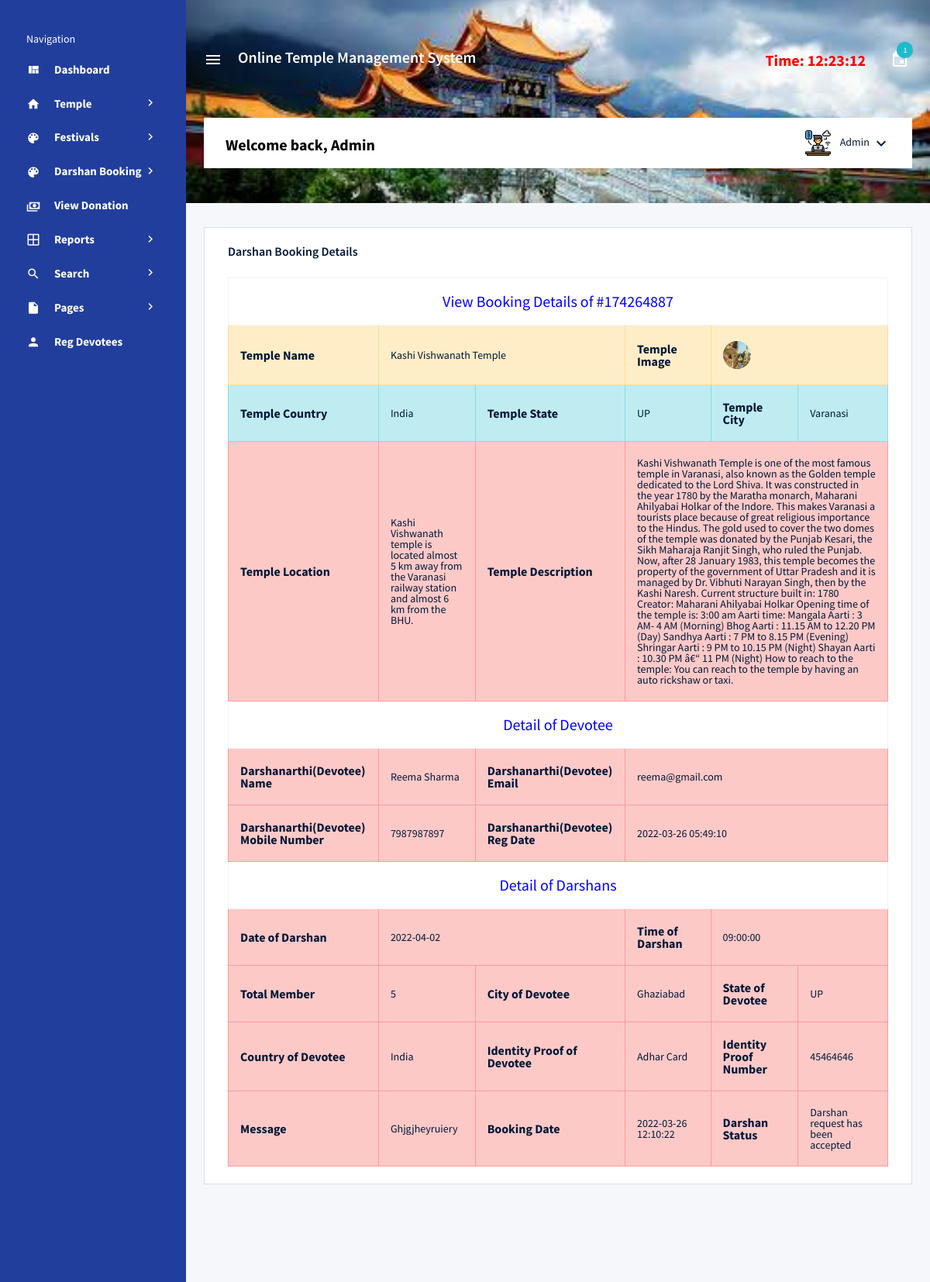
The page /otms/admin/view-booking-details.php?id=1 (signed in) on the database its author committed.
### tables this page shows
CREATE TABLE `tblbookdarshan` (
  `ID` int(5) NOT NULL,
  `BookingNumber` int(10) DEFAULT NULL,
  `UserID` int(5) DEFAULT NULL,
  `TempleID` int(5) DEFAULT NULL,
  `DateofDarshan` date DEFAULT NULL,
  `TimeofDarshan` time DEFAULT NULL,
  `TotalMember` int(10) DEFAULT NULL,
  `City` varchar(250) DEFAULT NULL,
  `State` varchar(250) DEFAULT NULL,
  `Country` varchar(250) DEFAULT NULL,
  `IdentityProof` varchar(250) DEFAULT NULL,
  `IdentityProofnumber` int(10) DEFAULT NULL,
  `Message` mediumtext DEFAULT NULL,
  `BookingDate` timestamp NULL DEFAULT current_timestamp(),
  `Remark` varchar(250) DEFAULT NULL,
  `Status` varchar(250) DEFAULT NULL,
  `UpdationDate` timestamp NULL DEFAULT current_timestamp()
);

CREATE TABLE `tbltemple` (
  `ID` int(5) NOT NULL,
  `TempleName` varchar(250) DEFAULT NULL,
  `TempleLocation` varchar(250) DEFAULT NULL,
  `City` varchar(250) DEFAULT NULL,
  `State` varchar(250) DEFAULT NULL,
  `Country` varchar(250) DEFAULT NULL,
  `Description` mediumtext DEFAULT NULL,
  `TempleImage1` varchar(250) DEFAULT NULL,
  `TempleImage2` varchar(250) DEFAULT NULL,
  `TempleImage3` varchar(250) DEFAULT NULL,
  `CreationDate` timestamp NULL DEFAULT current_timestamp()
);

CREATE TABLE `tbluser` (
  `ID` int(10) NOT NULL,
  `FirstName` varchar(120) DEFAULT NULL,
  `LastName` varchar(120) DEFAULT NULL,
  `MobileNumber` bigint(10) DEFAULT NULL,
  `Email` varchar(120) DEFAULT NULL,
  `Password` varchar(120) DEFAULT NULL,
  `RegDate` timestamp NULL DEFAULT current_timestamp()
);

### otms/admin/view-booking-details.php (the view, shortened to what this page needs)
<?php session_start();
include('includes/config.php');
if(strlen($_SESSION['aid'])==0)
  {
header('location:login.php');
}
else{
  ?>
<!DOCTYPE html>
<html lang="en">
<head>
  <link rel="stylesheet" href="vendors/mdi/css/materialdesignicons.min.css">
  <link rel="stylesheet" href="vendors/css/vendor.bundle.base.css">
  <link rel="stylesheet" href="css/style.css">
</head>
<body>
  <div class="container-scroller d-flex">
    <?php include_once('includes/sidebar.php');?>
    <div class="container-fluid page-body-wrapper">
      <?php include_once('includes/header.php');?>
      <div class="main-panel">
        <div class="content-wrapper">
          <div class="row">
            <div class="col-lg-12 stretch-card">
              <div class="card">
                <div class="card-body" id="print2">
                  <h4 class="card-title">Darshan booking Details</h4>
                  <div class="table-responsive pt-3">
                    <?php
 $viewid=$_GET['id'];
$ret=mysqli_query($con,"select tbluser.ID as uid,tbluser.FirstName,tbluser.LastName,tbluser.MobileNumber,tbluser.Email,tbluser.RegDate,tbltemple.ID as tid,tbltemple.TempleName,tbltemple.TempleLocation,tbltemple.City as tcity,tbltemple.State as tstate,tbltemple.Country as tcountry,tbltemple.Description,tbltemple.TempleImage1,tblbookdarshan.ID as bid,tblbookdarshan.BookingNumber,tblbookdarshan.UserID,tblbookdarshan.TempleID,tblbookdarshan.DateofDarshan,tblbookdarshan.TimeofDarshan,tblbookdarshan.TotalMember,tblbookdarshan.City as dcity,tblbookdarshan.State as dstate,tblbookdarshan.Country as dcountry,tblbookdarshan.IdentityProof,tblbookdarshan.IdentityProofnumber,tblbookdarshan.Message,tblbookdarshan.BookingDate,tblbookdarshan.Status from tblbookdarshan join tbluser on tbluser.ID=tblbookdarshan.UserID join tbltemple on tbltemple.ID=tblbookdarshan.TempleID where tblbookdarshan.ID='$viewid'");
$cnt=1;
while ($row=mysqli_fetch_array($ret)) {
?>
                    <table class="table table-bordered">
 <tr>
<td colspan="6" align="center" style="font-size:20px;color:blue">
 View Booking Details of #<?php echo htmlentities($row['BookingNumber']);?></td> </tr>
 <tr class="table-warning">
    <th>Temple Name</th>
    <td colspan="2"><?php echo htmlentities($row['TempleName']);?></td>
    <th>Temple Image</th>
    <td colspan="2"><img src="templeimages/<?php echo htmlentities($row['TempleImage1']);?>"></td>
  </tr>
 <tr class="table-info">
  <th>Temple Country</th>
    <td><?php echo htmlentities($row['tcountry']);?></td>
    <th>Temple State</th>
    <td><?php echo htmlentities($row['tstate']);?></td>
    <th>Temple City</th>
    <td><?php  echo $row['tcity'];?></td>
  </tr>
  <tr class="table-danger">
    <th>Temple Location</th>
    <td><?php echo htmlentities($row['TempleLocation']);?></td>
    <th>Temple Description</th>
    <td colspan="4"><?php  echo $row['Description'];?></td>
  </tr>
 <tr>
<td colspan="6" align="center" style="font-size:20px;color:blue">
 Detail of Devotee</td> </tr>
 <tr class="table-danger">
    <th>Darshanarthi(Devotee) Name</th>
    <td> <?php echo htmlentities($row['FirstName']);?>  <?php echo htmlentities($row['LastName']);?></td>
    <th>Darshanarthi(Devotee) Email</th>
    <td colspan="4"><?php  echo $row['Email'];?></td>
  </tr>
  <tr class="table-danger">
    <th>Darshanarthi(Devotee) Mobile Number</th>
    <td><?php echo htmlentities($row['MobileNumber']);?></td>
    <th>Darshanarthi(Devotee) Reg Date</th>
    <td colspan="4"><?php  echo $row['RegDate'];?></td>
  </tr>
<tr>
  <td colspan="6" align="center" style="font-size:20px;color:blue">
 Detail of Darshans</td> </tr>
 <tr class="table-danger">
    <th>Date of Darshan</th>
    <td colspan="2"><?php echo htmlentities($row['DateofDarshan']);?></td>
    <th>Time of Darshan</th>
    <td colspan="2"><?php  echo $row['TimeofDarshan'];?></td>
  </tr>
  <tr class="table-danger">
    <th>Total Member</th>
    <td><?php echo htmlentities($row['TotalMember']);?></td>
    <th>City of Devotee</th>
    <td><?php  echo $row['dcity'];?></td>
     <th>State of Devotee</th>
    <td><?php echo htmlentities($row['dstate']);?></td>
  </tr>
  <tr class="table-danger">
    <th>Country of Devotee</th>
    <td><?php  echo $row['dcountry'];?></td>
    <th>Identity Proof of Devotee</th>
    <td><?php echo htmlentities($row['IdentityProof']);?></td>
    <th>Identity Proof Number</th>
    <td><?php  echo $row['IdentityProofnumber'];?></td>
  </tr>
  <tr class="table-danger">
    <th>Message</th>
    <td><?php echo htmlentities($row['Message']);?></td>
    <th>Booking Date</th>
    <td><?php  echo $row['BookingDate'];?></td>
    <th>Darshan Status</th>
    <td> <?php
if($row['Status']=="Accepted")
{
  echo "Darshan request has been accepted";
}
     ;?></td>
  </tr>
</table>
           <?php $cnt=$cnt+1; } ?>
              </div>
                  </div>
                </div>
              </div>
            </div>
          </div>
        </div>
      </div>
    </div>
</body>
</html><?php } ?>

### otms/admin/includes/header.php (shortened to what this page needs)
<nav class="navbar col-lg-12 col-12 px-0 py-0 py-lg-4 d-flex flex-row">
        <div class="navbar-menu-wrapper d-flex align-items-center justify-content-end">
          <button class="navbar-toggler navbar-toggler align-self-center" type="button" data-toggle="minimize">
            <span class="mdi mdi-menu"></span>
          </button>
          <div class="navbar-brand-wrapper">
            <h4 style="color: white; padding-right: 20px;padding-left: 20px;">Online Temple Management System</h4>
          </div>
          <?php
$admid=$_SESSION['aid'];
$ret=mysqli_query($con,"select AdminName from tbladmin where ID='$admid'");
$row=mysqli_fetch_array($ret);
$name=$row['AdminName'];
?>
          <ul class="navbar-nav navbar-nav-right">
            <li class="nav-item">
              <h4 class="mb-0 font-weight-bold d-none d-xl-block" style="color: red;">Time: <?php
  echo $runningTime = date('h:i:s');
?></h4>
            </li>
            <li class="nav-item dropdown mr-1">
              <?php
$ret1=mysqli_query($con,"select tbluser.FirstName,tblbookdarshan.ID,tblbookdarshan.BookingNumber,BookingDate from tblbookdarshan join tbluser on tbluser.ID=tblbookdarshan.UserId where tblbookdarshan.Status is null || tblbookdarshan.Status=''");
$num=mysqli_num_rows($ret1);
?>
              <a class="nav-link count-indicator dropdown-toggle d-flex justify-content-center align-items-center" id="messageDropdown" href="#" data-toggle="dropdown">
                <i class="mdi mdi-calendar mx-0"></i>
                <span class="count bg-info"><?php echo $num;?></span>
              </a>
            </li>
          </ul>
        </div>
        <div class="navbar-menu-wrapper navbar-search-wrapper d-none d-lg-flex align-items-center">
        <ul class="navbar-nav mr-lg-2">
            <li class="nav-item nav-search d-none d-lg-block">
              <div class="input-group">
                         <h4 class="font-weight-bold mb-0 d-none d-md-block mt-1" style="color:#000">Welcome back, <?php echo $name; ?></h4>
              </div>
            </li>
          </ul>
          <ul class="navbar-nav navbar-nav-right">
            <li class="nav-item nav-profile dropdown">
              <a class="nav-link dropdown-toggle" href="#" data-toggle="dropdown" id="profileDropdown">
                <img src="images/administrator.png" alt="profile"/>
                <span class="nav-profile-name"><?php echo $name; ?></span>
              </a>
            </li>
          </ul>
        </div>
      </nav>

### rows shown on the page
tblbookdarshan: BookingNumber "174264887", TempleID.TempleName "Kashi Vishwanath Temple", TempleID.TempleImage1 (picture), TempleID.Country "India", TempleID.State "UP", TempleID.City "Varanasi", TempleID.TempleLocation "Kashi Vishwanath temple is located almost 5 km away from the Varanasi railway station and almost 6 km from the BHU.", TempleID.Description "Kashi Vishwanath Temple is one of the most famous temple in Varanasi, also known as the Golden temple dedicated to the Lord Shiva. It was constructed in the year 1780 by the Maratha monarch, Maharani Ahilyabai Holkar of the Indore. This makes Varanasi a tourists place because of great religious importance to the Hindus. The gold used to cover the two domes of the temple was donated by the Punjab Kesari, the Sikh Maharaja Ranjit Singh, who ruled the Punjab. Now, after 28 January 1983, this temple becomes the property of the government of Uttar Pradesh and it is managed by Dr. Vibhuti Narayan Singh, then by the Kashi Naresh. Current structure built in: 1780 Creator: Maharani Ahilyabai Holkar…", UserID.FirstName "Reema", UserID.LastName "Sharma", UserID.Email "reema@gmail.com", UserID.MobileNumber "7987987897", UserID.RegDate "2022-03-26 05:49:10", DateofDarshan "2022-04-02", TimeofDarshan "09:00:00", TotalMember "5", City "Ghaziabad", State "UP", Country "India", IdentityProof "Adhar Card", IdentityProofnumber "45464646", Message "Ghjgjheyruiery", BookingDate "2022-03-26 12:10:22", Status "Darshan request has been accepted"

### other values the page prints
$num "1"
$name "Admin"
